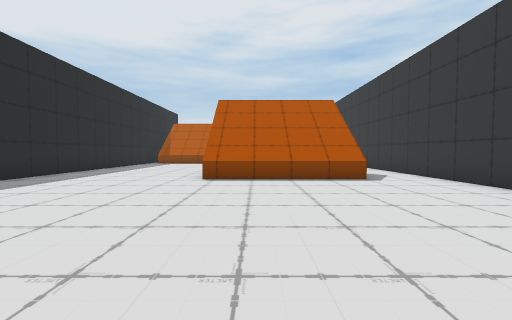
View 1 (above)

16 first-person views from a walk through a Unity game level. The camera is 1.5 m above the floor, tilts 2° down and sees 90° across. The floor is counted in squares, 2 m on a side. Each view is taken from the middle of a square. On the plan, view 1 faces up. The plan holds only what a view shows up to about 9 squares ahead; the rest is blank. The place goes on beyond the plan. The player is left out.

View 2
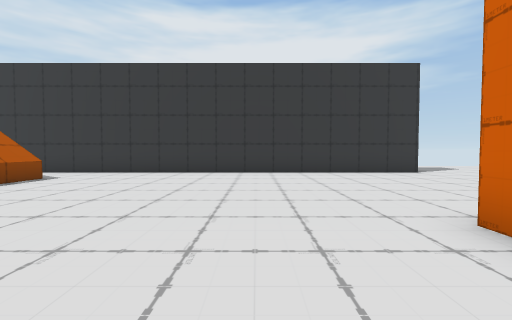

View 3
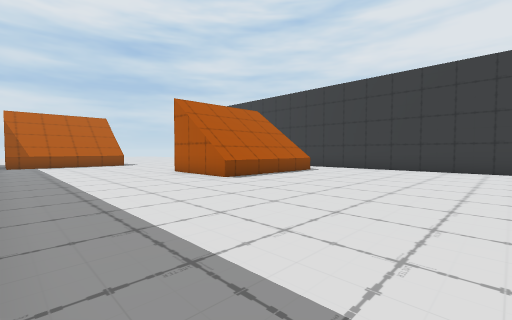

View 4
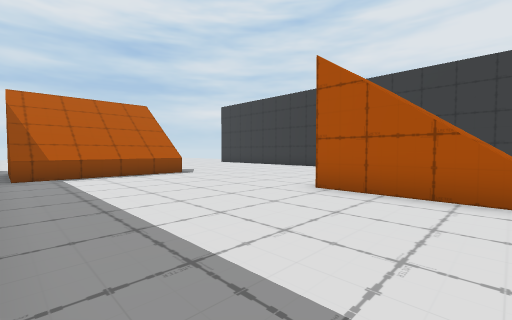

View 5
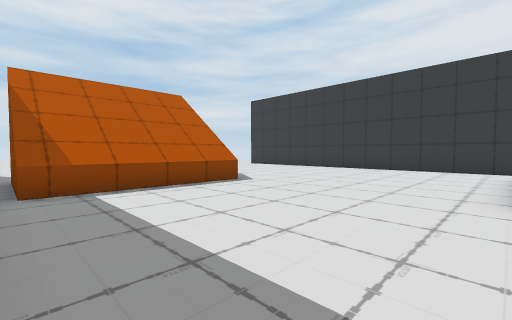

View 6
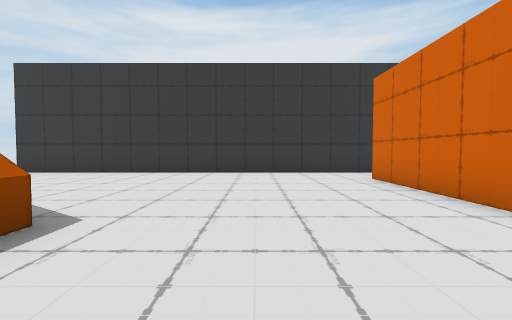

View 7
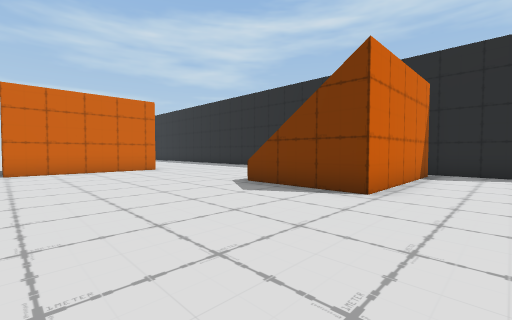

View 8
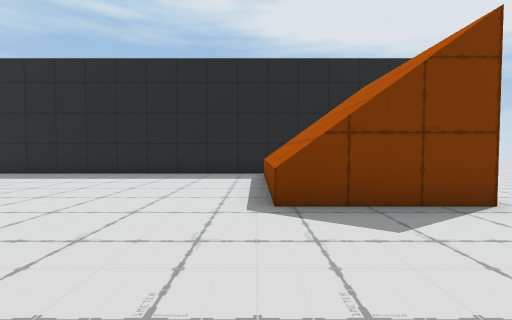

View 9
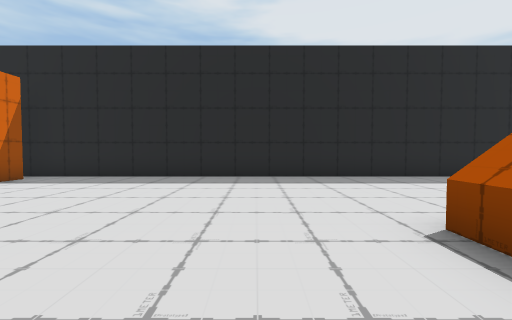

View 10
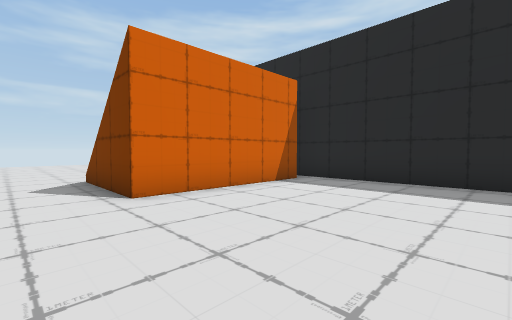

View 11
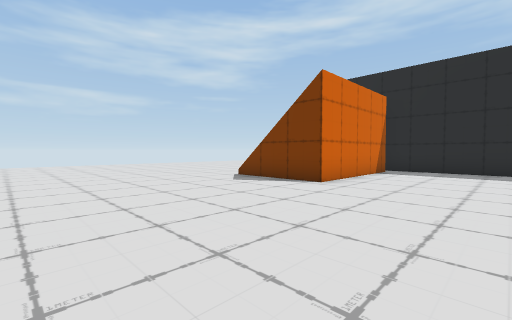

View 12
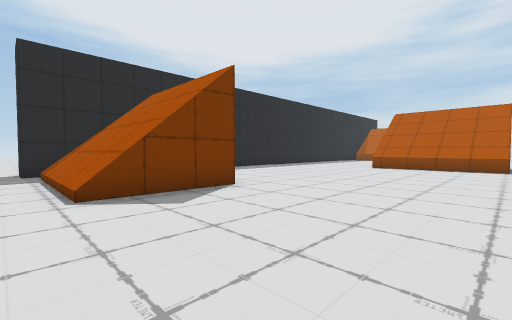

View 13
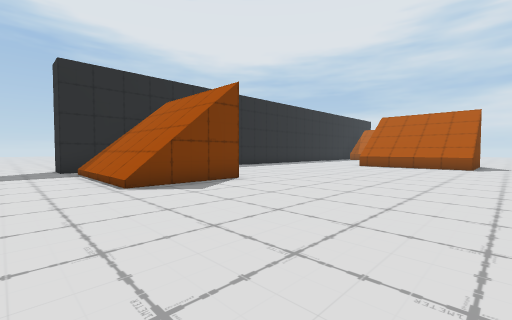

View 14
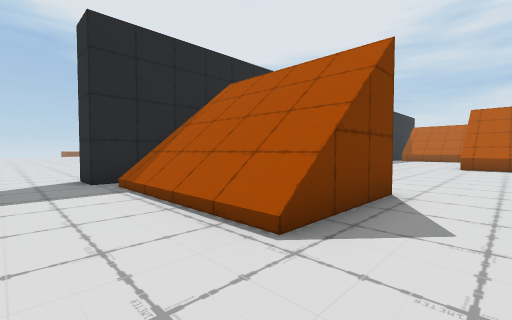

View 15
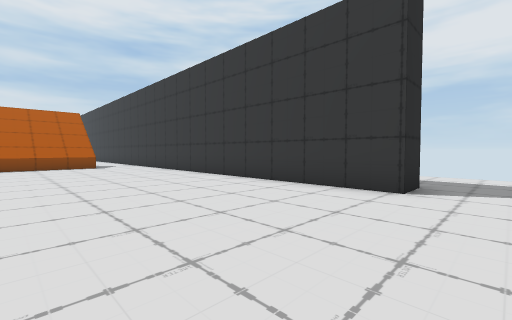

View 16
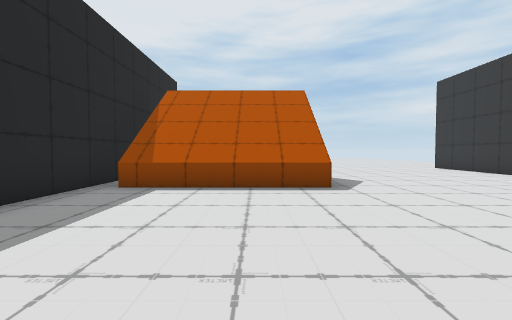

### Floor plan
Key: @ floor where view 1 was taken; # wall or solid block; . floor; / step, stairs or slope; ^ raised ledge.
Columns run from 11 left of view 1 to 8 right of it. Each row starts with its distance up from view 1.
 20     #...........#
 19     #...........#
 18     #.####......#
 17     #.####......#
 16     #.####......#
 15     #...........#
 14     #...........#
 13     #...........#
 12     #...........#
 11     #...........#
 10     #...........#
  9     #.....#####.#
  8     #.....#### .#
  7     #.....^###^.#
  6     #...........#
  5     #...........#
  4     #...........#
  3     #...........#
  2     #...........#
  1     #...........#
  0     #......@....#
 -1     #/////......#
 -2     #/#//#......#
 -3     #/////......#
 -4  .. #/////......##
 -5 ....................
 -6 ....................

Positions as (right, up) in squares from view 1, and headings:
1: (0, 0), facing up
2: (-4, 1), facing right
3: (-6, 1), facing up-right
4: (-6, 7), facing up-right
5: (-6, 10), facing up-right
6: (-4, 13), facing right
7: (3, 20), facing down-left
8: (2, 15), facing left
9: (1, 5), facing left
10: (0, 3), facing down-left
11: (4, 2), facing down-left
12: (3, -5), facing up-left
13: (4, -6), facing up-left
14: (0, -6), facing up-left
15: (0, -6), facing up-right
16: (-3, 10), facing up
